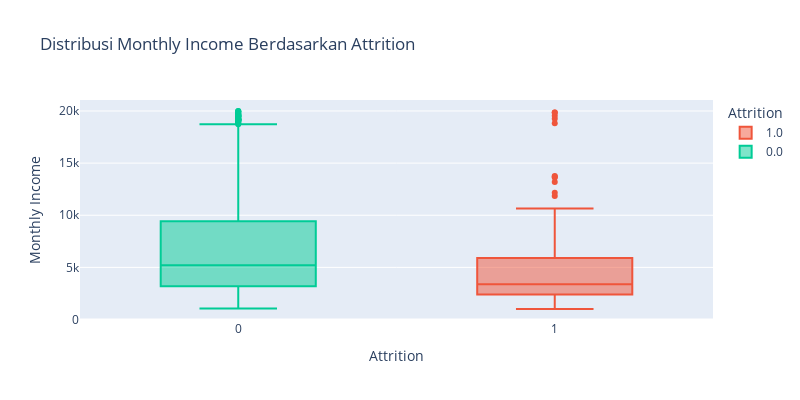

The notebook cell saved with this chart:
### Markdown cell above
Karyawan dengan usia muda (20–30 tahun) memiliki jumlah yang keluar (attrition = 1) lebih banyak dibandingkan yang lebih tua. Ini memperkuat korelasi negatif antara usia dan attrition.

### Code cell
fig = px.box(df, x='Attrition', y='MonthlyIncome', color='Attrition', title='Distribusi Monthly Income Berdasarkan Attrition', height=400, width=800)
fig.update_layout(yaxis_title='Monthly Income')
fig.show()

### Figure 1 — Plotly figure (JSON) as saved in the notebook; plotly's stock layout.template omitted (floating-point values rounded to 4 significant figures; data arrays with more than 128 entries replaced by an {"elided": "..."} marker saying what was removed)
{"data": [{"alignmentgroup": "True", "hovertemplate": "Attrition=%{x}<br>MonthlyIncome=%{y}<extra></extra>", "legendgroup": "1.0", "marker": {"color": "#EF553B"}, "name": "1.0", "notched": false, "offsetgroup": "1.0", "orientation": "v", "showlegend": true, "type": "box", "x": {"elided": "179 int values"}, "x0": " ", "xaxis": "x", "y": {"elided": "179 int values"}, "y0": " ", "yaxis": "y"}, {"alignmentgroup": "True", "hovertemplate": "Attrition=%{x}<br>MonthlyIncome=%{y}<extra></extra>", "legendgroup": "0.0", "marker": {"color": "#00cc96"}, "name": "0.0", "notched": false, "offsetgroup": "0.0", "orientation": "v", "showlegend": true, "type": "box", "x": {"elided": "879 int values"}, "x0": " ", "xaxis": "x", "y": {"elided": "879 int values"}, "y0": " ", "yaxis": "y"}], "layout": {"boxmode": "overlay", "height": 400, "legend": {"title": {"text": "Attrition"}, "tracegroupgap": 0}, "title": {"text": "Distribusi Monthly Income Berdasarkan Attrition"}, "width": 800, "xaxis": {"anchor": "y", "categoryarray": [null, 1, 0], "categoryorder": "array", "domain": [0, 1], "title": {"text": "Attrition"}}, "yaxis": {"anchor": "x", "domain": [0, 1], "title": {"text": "Monthly Income"}}}}
